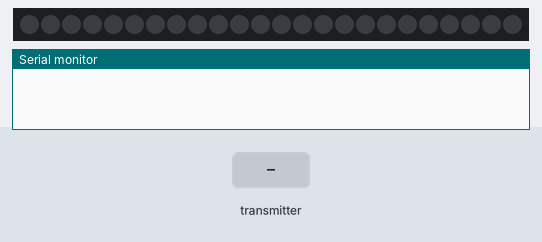
Bench run of a sketch on a simulated ESP32. Shown: 24 RGB LEDs in strip order, left to right, the last lines printed to the serial monitor. The inputs (shaded band) are chosen by the test bench. The strip is taken to match the declared colour order.

Above: at 1.2 s.
1.3 s: the transmitter starts sending green = 4095
At 2.4 s:
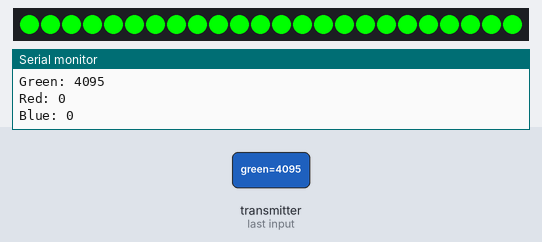
2.8 s: the transmitter starts sending red = 4095
At 3.5 s:
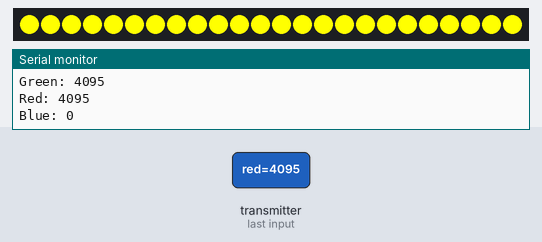
4.3 s: the transmitter starts sending blue = 4095
At 4.7 s:
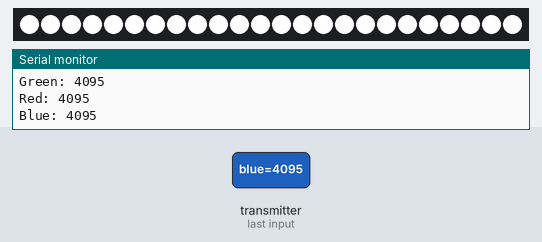
5.8 s: the transmitter starts sending green = 0
At 7.0 s:
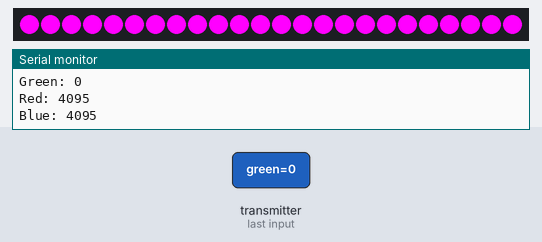
7.3 s: the transmitter starts sending red = 1024
At 8.1 s:
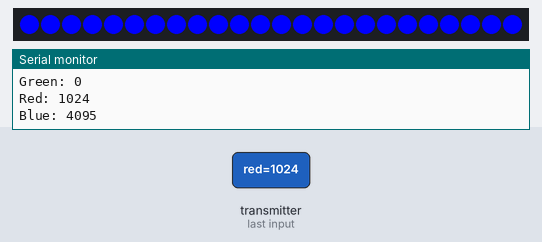
8.8 s: the transmitter starts sending green = 4095
At 9.3 s:
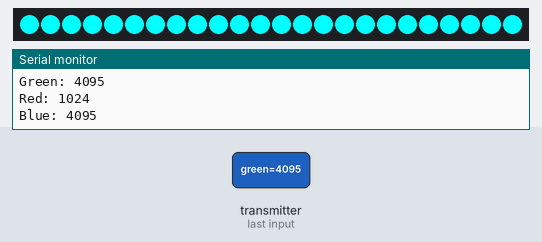
Timing chart, 0 to 11.3 s (numbered marks = the images above; inputs shaded):
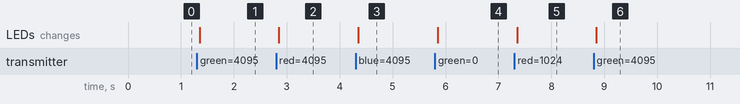

Measured:
- after the input at 1.3 s, the LEDs: change after 0.05 s (image 1)
- after the input at 2.8 s, the LEDs: change after 0.05 s (image 2)
- after the input at 4.3 s, the LEDs: change after 0.05 s (image 3)
- after the input at 5.8 s, the LEDs: change after 0.05 s (image 4)
- after the input at 7.3 s, the LEDs: change after 0.05 s (image 5)
- after the input at 8.8 s, the LEDs: change after 0.05 s (image 6)

The sketch:

32_ESPNOW_Neopixel_RX.ino
```cpp
// (licence header left out)
#include <esp_now.h>
#include <WiFi.h>

#include<Adafruit_NeoPixel.h>
#define LED_PIN 23 // WS2812 data pin
#define LED_COUNT 24 // Number of LEDs
Adafruit_NeoPixel strip(LED_COUNT, LED_PIN, NEO_RGB + NEO_KHZ800);
int sat = 255;
int r =0;
int g =0;
int b =0;
// Structure example to receive data
// Must match the sender structure
typedef struct struct_message {
  int green ;
 int red ;
 int blue;
} struct_message;

// Create a struct_message called myData
struct_message myData;

// Callback function that will be executed when data is received
void OnDataRecv(const uint8_t * mac, const uint8_t *incomingData, int len) {
  memcpy(&myData, incomingData, sizeof(myData));

   int g = myData.green;
   int r = myData.red ;
    int b = myData.blue ;
  //int br = myData.brt;
  //int hue = myData.hue;


  Serial.print("Bytes received: ");
  Serial.println(len);
  Serial.print("Green: ");
  Serial.println(g);
  Serial.print("Red: ");
  Serial.println(r);
   Serial.print("Blue: ");
  Serial.println(b);
   Serial.println();

  strip.setBrightness(255);
  uint32_t color = strip.Color(r, g, b);
  strip.fill(color, 0, LED_COUNT);
  strip.show();
}

void setup() {
  // Initialize Serial Monitor
  Serial.begin(115200);

  // Set device as a Wi-Fi Station
  WiFi.mode(WIFI_STA);

  // Init ESP-NOW
  if (esp_now_init() != 0) {
    Serial.println("Error initializing ESP-NOW");
    return;
  }


  // Once ESPNow is successfully Init, we will register for recv CB to
  // get recv packer info
 // esp_now_set_self_role(ESP_NOW_ROLE_SLAVE);
  esp_now_register_recv_cb(OnDataRecv);

strip.begin();
  strip.setBrightness(50);
  strip.show(); // Initialize all pixels to 'off'

}

void loop() {
/*
 //  strip.setBrightness(255);
  uint32_t color = strip.Color(r,g, b);
  strip.fill(color, 0, LED_COUNT);
  strip.show();
  delay(100);
  r++;
  g+=4;
  b+=6;
  if (r > 255)r = 0;
  if (g > 255)g = 0;
  if (b > 255)b = 0, r = 150;
  */
}
```
